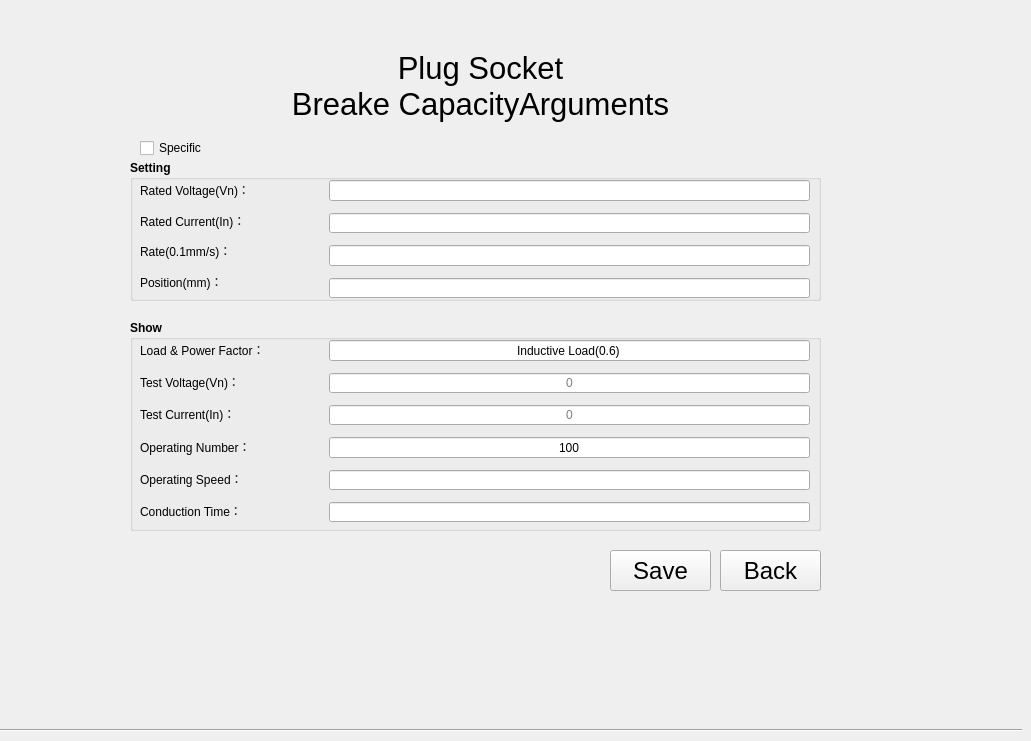
   <widget class="QWidget" name="page_20">
    <widget class="QToolButton" name="toolButton_save20">
     <property name="geometry">
      <rect>
       <x>610</x>
       <y>550</y>
       <width>101</width>
       <height>41</height>
      </rect>
     </property>
     <property name="font">
      <font>
       <pointsize>18</pointsize>
      </font>
     </property>
     <property name="text">
      <string>Save</string>
     </property>
    </widget>
    <widget class="QToolButton" name="toolButton_close_20">
     <property name="geometry">
      <rect>
       <x>720</x>
       <y>550</y>
       <width>101</width>
       <height>41</height>
      </rect>
     </property>
     <property name="font">
      <font>
       <pointsize>18</pointsize>
      </font>
     </property>
     <property name="text">
      <string>Back</string>
     </property>
     <property name="autoRaise">
      <bool>false</bool>
     </property>
    </widget>
    <widget class="Line" name="line_3">
     <property name="geometry">
      <rect>
       <x>0</x>
       <y>729</y>
       <width>1022</width>
       <height>3</height>
      </rect>
     </property>
     <property name="orientation">
      <enum>Qt::Horizontal</enum>
     </property>
    </widget>
    <widget class="QGroupBox" name="groupBox_2">
     <property name="geometry">
      <rect>
       <x>130</x>
       <y>160</y>
       <width>691</width>
       <height>141</height>
      </rect>
     </property>
     <property name="font">
      <font>
       <weight>75</weight>
       <bold>true</bold>
      </font>
     </property>
     <property name="styleSheet">
      <string notr="true">
#groupBox_login * {background-color: rgb();}</string>
     </property>
     <property name="title">
      <string>Setting</string>
     </property>
     <widget class="QWidget" name="gridLayoutWidget_29">
      <property name="geometry">
       <rect>
        <x>199</x>
        <y>20</y>
        <width>481</width>
        <height>118</height>
       </rect>
      </property>
      <layout class="QGridLayout" name="gridLayout_36">
       <property name="topMargin">
        <number>0</number>
       </property>
       <property name="horizontalSpacing">
        <number>6</number>
       </property>
       <property name="verticalSpacing">
        <number>12</number>
       </property>
       <item row="0" column="0">
        <widget class="QLineEdit" name="lineEdit_breakingVn">
         <property name="toolTip">
          <string>130/250/440(V)</string>
         </property>
         <property name="styleSheet">
          <string notr="true"/>
         </property>
         <property name="alignment">
          <set>Qt::AlignLeading|Qt::AlignLeft|Qt::AlignVCenter</set>
         </property>
        </widget>
       </item>
       <item row="1" column="0">
        <widget class="QLineEdit" name="lineEdit_breakingIn">
         <property name="toolTip">
          <string>0-32(A)</string>
         </property>
         <property name="maxLength">
          <number>2</number>
         </property>
         <property name="alignment">
          <set>Qt::AlignLeading|Qt::AlignLeft|Qt::AlignVCenter</set>
         </property>
        </widget>
       </item>
       <item row="2" column="0">
        <widget class="QLineEdit" name="lineEdit_breaking_rate_t">
         <property name="toolTip">
          <string>mm/s</string>
         </property>
         <property name="styleSheet">
          <string notr="true"/>
         </property>
         <property name="text">
          <string/>
         </property>
         <property name="maxLength">
          <number>3</number>
         </property>
         <property name="alignment">
          <set>Qt::AlignLeading|Qt::AlignLeft|Qt::AlignVCenter</set>
         </property>
        </widget>
       </item>
       <item row="3" column="0">
        <widget class="QLineEdit" name="lineEdit_breaking_position_t">
         <property name="toolTip">
          <string>mm</string>
         </property>
         <property name="text">
          <string/>
         </property>
         <property name="maxLength">
          <number>3</number>
         </property>
         <property name="alignment">
          <set>Qt::AlignLeading|Qt::AlignLeft|Qt::AlignVCenter</set>
         </property>
        </widget>
       </item>
      </layout>
     </widget>
     <widget class="QWidget" name="gridLayoutWidget_28">
      <property name="geometry">
       <rect>
        <x>10</x>
        <y>20</y>
        <width>171</width>
        <height>111</height>
       </rect>
      </property>
      <layout class="QGridLayout" name="gridLayout_35">
       <property name="sizeConstraint">
        <enum>QLayout::SetDefaultConstraint</enum>
       </property>
       <property name="topMargin">
        <number>0</number>
       </property>
       <property name="verticalSpacing">
        <number>12</number>
       </property>
       <item row="1" column="0">
        <widget class="QLabel" name="label_breakingIn">
         <property name="styleSheet">
          <string notr="true"/>
         </property>
         <property name="text">
          <string>Rated Current(In)：</string>
         </property>
         <property name="alignment">
          <set>Qt::AlignLeading|Qt::AlignLeft|Qt::AlignVCenter</set>
         </property>
        </widget>
       </item>
       <item row="2" column="0">
        <widget class="QLabel" name="label_breaking_rate_t">
         <property name="styleSheet">
          <string notr="true"/>
         </property>
         <property name="text">
          <string>Rate(0.1mm/s)：</string>
         </property>
         <property name="alignment">
          <set>Qt::AlignLeading|Qt::AlignLeft|Qt::AlignVCenter</set>
         </property>
        </widget>
       </item>
       <item row="0" column="0">
        <widget class="QLabel" name="label_breakingVn">
         <property name="styleSheet">
          <string notr="true"/>
         </property>
         <property name="text">
          <string>Rated Voltage(Vn)：</string>
         </property>
         <property name="alignment">
          <set>Qt::AlignLeading|Qt::AlignLeft|Qt::AlignVCenter</set>
         </property>
        </widget>
       </item>
       <item row="3" column="0">
        <widget class="QLabel" name="label_breaking_position_t">
         <property name="styleSheet">
          <string notr="true"/>
         </property>
         <property name="text">
          <string>Position(mm)：</string>
         </property>
         <property name="alignment">
          <set>Qt::AlignLeading|Qt::AlignLeft|Qt::AlignVCenter</set>
         </property>
        </widget>
       </item>
      </layout>
     </widget>
    </widget>
    <widget class="QGroupBox" name="groupBox_3">
     <property name="geometry">
      <rect>
       <x>130</x>
       <y>320</y>
       <width>691</width>
       <height>211</height>
      </rect>
     </property>
     <property name="minimumSize">
      <size>
       <width>351</width>
       <height>160</height>
      </size>
     </property>
     <property name="font">
      <font>
       <weight>75</weight>
       <bold>true</bold>
      </font>
     </property>
     <property name="styleSheet">
      <string notr="true">
#groupBox_login * {background-color: rgb();}</string>
     </property>
     <property name="title">
      <string>Show</string>
     </property>
     <widget class="QWidget" name="gridLayoutWidget_31">
      <property name="geometry">
       <rect>
        <x>10</x>
        <y>20</y>
        <width>171</width>
        <height>181</height>
       </rect>
      </property>
      <layout class="QGridLayout" name="gridLayout_38">
       <property name="topMargin">
        <number>0</number>
       </property>
       <property name="verticalSpacing">
        <number>12</number>
       </property>
       <item row="1" column="0">
        <widget class="QLabel" name="label_breakingVn_t">
         <property name="styleSheet">
          <string notr="true"/>
         </property>
         <property name="text">
          <string>Test Voltage(Vn)：</string>
         </property>
         <property name="alignment">
          <set>Qt::AlignLeading|Qt::AlignLeft|Qt::AlignVCenter</set>
         </property>
        </widget>
       </item>
       <item row="0" column="0">
        <widget class="QLabel" name="label_breakingRn">
         <property name="styleSheet">
          <string notr="true"/>
         </property>
         <property name="text">
          <string>Load &amp; Power Factor：</string>
         </property>
         <property name="alignment">
          <set>Qt::AlignLeading|Qt::AlignLeft|Qt::AlignVCenter</set>
         </property>
        </widget>
       </item>
       <item row="2" column="0">
        <widget class="QLabel" name="label_breakingIn_t">
         <property name="styleSheet">
          <string notr="true"/>
         </property>
         <property name="text">
          <string>Test Current(In)：</string>
         </property>
         <property name="alignment">
          <set>Qt::AlignLeading|Qt::AlignLeft|Qt::AlignVCenter</set>
         </property>
        </widget>
       </item>
       <item row="4" column="0">
        <widget class="QLabel" name="label_breaking_handleRate">
         <property name="styleSheet">
          <string notr="true"/>
         </property>
         <property name="text">
          <string>Operating Speed：</string>
         </property>
         <property name="alignment">
          <set>Qt::AlignLeading|Qt::AlignLeft|Qt::AlignVCenter</set>
         </property>
        </widget>
       </item>
       <item row="3" column="0">
        <widget class="QLabel" name="label_breaking_handleNum">
         <property name="styleSheet">
          <string notr="true"/>
         </property>
         <property name="text">
          <string>Operating Number：</string>
         </property>
         <property name="alignment">
          <set>Qt::AlignLeading|Qt::AlignLeft|Qt::AlignVCenter</set>
         </property>
        </widget>
       </item>
       <item row="5" column="0">
        <widget class="QLabel" name="label_breaking_tongTime">
         <property name="styleSheet">
          <string notr="true"/>
         </property>
         <property name="text">
          <string>Conduction Time：</string>
         </property>
         <property name="alignment">
          <set>Qt::AlignLeading|Qt::AlignLeft|Qt::AlignVCenter</set>
         </property>
        </widget>
       </item>
      </layout>
     </widget>
     <widget class="QWidget" name="gridLayoutWidget_30">
      <property name="geometry">
       <rect>
        <x>199</x>
        <y>20</y>
        <width>481</width>
        <height>182</height>
       </rect>
      </property>
      <layout class="QGridLayout" name="gridLayout_37">
       <property name="topMargin">
        <number>0</number>
       </property>
       <property name="verticalSpacing">
        <number>12</number>
       </property>
       <item row="1" column="0">
        <widget class="QLineEdit" name="lineEdit_breakingVn_t">
         <property name="focusPolicy">
          <enum>Qt::ClickFocus</enum>
         </property>
         <property name="toolTip">
          <string>V</string>
         </property>
         <property name="alignment">
          <set>Qt::AlignCenter</set>
         </property>
         <property name="readOnly">
          <bool>true</bool>
         </property>
         <property name="placeholderText">
          <string>0</string>
         </property>
        </widget>
       </item>
       <item row="0" column="0">
        <widget class="QLineEdit" name="lineEdit_breakingRn">
         <property name="focusPolicy">
          <enum>Qt::NoFocus</enum>
         </property>
         <property name="text">
          <string>Inductive Load(0.6)</string>
         </property>
         <property name="alignment">
          <set>Qt::AlignCenter</set>
         </property>
         <property name="readOnly">
          <bool>true</bool>
         </property>
        </widget>
       </item>
       <item row="2" column="0">
        <widget class="QLineEdit" name="lineEdit_breakingIn_t">
         <property name="focusPolicy">
          <enum>Qt::ClickFocus</enum>
         </property>
         <property name="toolTip">
          <string>A</string>
         </property>
         <property name="alignment">
          <set>Qt::AlignCenter</set>
         </property>
         <property name="readOnly">
          <bool>true</bool>
         </property>
         <property name="placeholderText">
          <string>0</string>
         </property>
        </widget>
       </item>
       <item row="3" column="0">
        <widget class="QLineEdit" name="lineEdit_breaking_handleNum">
         <property name="focusPolicy">
          <enum>Qt::ClickFocus</enum>
         </property>
         <property name="text">
          <string>100</string>
         </property>
         <property name="alignment">
          <set>Qt::AlignCenter</set>
         </property>
         <property name="readOnly">
          <bool>true</bool>
         </property>
        </widget>
       </item>
       <item row="4" column="0">
        <widget class="QLineEdit" name="lineEdit_breaking_handleRate">
         <property name="focusPolicy">
          <enum>Qt::ClickFocus</enum>
         </property>
         <property name="toolTip">
          <string>/min</string>
         </property>
         <property name="text">
          <string/>
         </property>
         <property name="alignment">
          <set>Qt::AlignCenter</set>
         </property>
         <property name="readOnly">
          <bool>true</bool>
         </property>
        </widget>
       </item>
       <item row="5" column="0">
        <widget class="QLineEdit" name="lineEdit_breaking_tongTime">
         <property name="focusPolicy">
          <enum>Qt::ClickFocus</enum>
         </property>
         <property name="toolTip">
          <string>s</string>
         </property>
         <property name="text">
          <string/>
         </property>
         <property name="alignment">
          <set>Qt::AlignCenter</set>
         </property>
         <property name="readOnly">
          <bool>true</bool>
         </property>
        </widget>
       </item>
      </layout>
     </widget>
    </widget>
    <widget class="QLabel" name="label_5">
     <property name="geometry">
      <rect>
       <x>40</x>
       <y>40</y>
       <width>881</width>
       <height>91</height>
      </rect>
     </property>
     <property name="font">
      <font>
       <pointsize>23</pointsize>
      </font>
     </property>
     <property name="styleSheet">
      <string notr="true">background:transparent;</string>
     </property>
     <property name="text">
      <string>Plug Socket
Breake CapacityArguments</string>
     </property>
     <property name="alignment">
      <set>Qt::AlignCenter</set>
     </property>
    </widget>
    <widget class="QCheckBox" name="checkBox_breaking">
     <property name="geometry">
      <rect>
       <x>140</x>
       <y>140</y>
       <width>101</width>
       <height>16</height>
      </rect>
     </property>
     <property name="text">
      <string>Specific</string>
     </property>
    </widget>
    <zorder>toolButton_save20</zorder>
    <zorder>toolButton_close_20</zorder>
    <zorder>line_3</zorder>
    <zorder>groupBox_3</zorder>
    <zorder>label_5</zorder>
    <zorder>groupBox_2</zorder>
    <zorder>checkBox_breaking</zorder>
   </widget>
